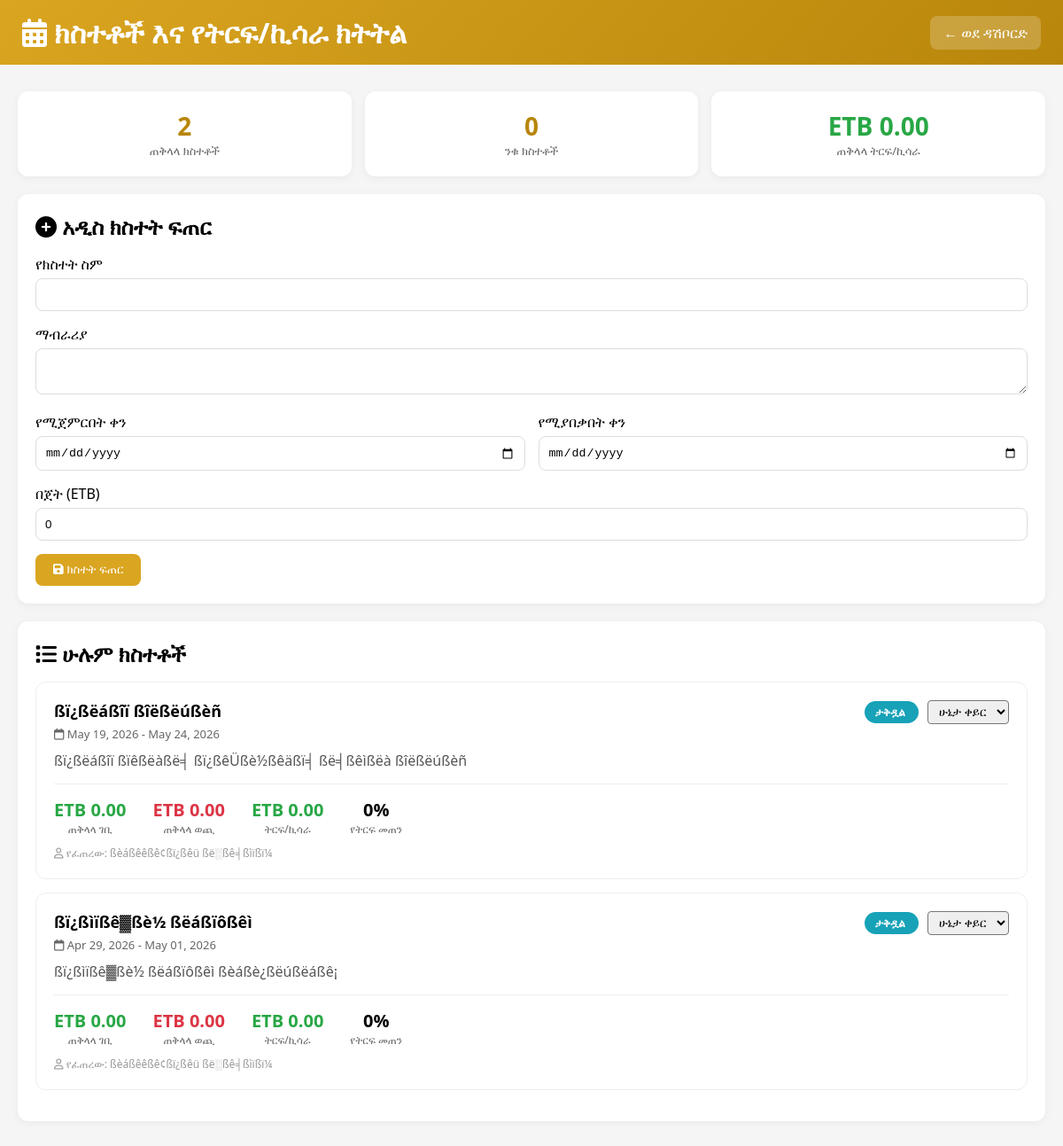
/nibret/events.php (signed in), run on the app's committed database.
### tables this page shows
CREATE TABLE `events` (
  `id` int(11) NOT NULL AUTO_INCREMENT,
  `name` varchar(100) NOT NULL,
  `description` text DEFAULT NULL,
  `start_date` date DEFAULT NULL,
  `end_date` date DEFAULT NULL,
  `budget` decimal(10,2) DEFAULT 0.00,
  `status` enum('planned','active','completed','cancelled') DEFAULT 'planned',
  `created_by` int(11) DEFAULT NULL,
  `created_at` datetime DEFAULT current_timestamp(),
  PRIMARY KEY (`id`),
  KEY `created_by` (`created_by`),
  CONSTRAINT `events_ibfk_1` FOREIGN KEY (`created_by`) REFERENCES `users` (`id`)
);

CREATE TABLE `users` (
  `id` int(11) NOT NULL AUTO_INCREMENT,
  `name` varchar(100) NOT NULL,
  `email` varchar(100) DEFAULT NULL,
  `password_hash` varchar(255) NOT NULL,
  `role_id` int(11) NOT NULL,
  `department` enum('lmat','nibret') NOT NULL,
  `is_active` tinyint(4) DEFAULT 1,
  `created_at` datetime DEFAULT current_timestamp(),
  PRIMARY KEY (`id`),
  UNIQUE KEY `unique_name` (`name`),
  KEY `role_id` (`role_id`),
  CONSTRAINT `users_ibfk_1` FOREIGN KEY (`role_id`) REFERENCES `roles` (`id`)
);

### nibret/events.php (the view, shortened to what this page needs)
<?php
require_once '../config/database.php';
$is_admin = ($_SESSION['role'] == 'Nibret_Admin');
$stmt = $pdo->query("
    SELECT
        e.*,
        COALESCE(SUM(i.amount), 0) as total_income,
        COALESCE(SUM(exp.amount), 0) as total_expense,
        u.name as creator_name
    FROM events e
    LEFT JOIN users u ON e.created_by = u.id
    LEFT JOIN income i ON e.id = i.event_id
    LEFT JOIN expenses exp ON e.id = exp.event_id AND exp.status = 'FULLY_APPROVED'
    GROUP BY e.id
    ORDER BY e.start_date DESC
");
$events = $stmt->fetchAll();
$total_events = count($events);
$active_events = count(array_filter($events, fn($e) => $e['status'] == 'active'));
$total_profit = array_sum(array_map(fn($e) => $e['total_income'] - $e['total_expense'], $events));
?>
<!DOCTYPE html>
<html lang="en">
<head>
    <link rel="stylesheet" href="https://cdnjs.cloudflare.com/ajax/libs/font-awesome/6.4.0/css/all.min.css">
</head>
<body>
    <div class="header">
        <h1><i class="fas fa-calendar-alt"></i> ክስተቶች እና የትርፍ/ኪሳራ ክትትል</h1>
        <a href="index.php" class="back-btn">← ወደ ዳሽቦርድ</a>
    </div>
    <div class="container">
        <div class="stats-grid">
            <div class="stat-card">
                <div class="stat-value"><?php echo $total_events; ?></div>
                <div class="stat-label">ጠቅላላ ክስተቶች</div>
            </div>
            <div class="stat-card">
                <div class="stat-value"><?php echo $active_events; ?></div>
                <div class="stat-label">ንቁ ክስተቶች</div>
            </div>
            <div class="stat-card">
                <div class="stat-value" style="color: <?php echo $total_profit >= 0 ? 'var(--success)' : 'var(--danger)'; ?>">
                    ETB <?php echo number_format($total_profit, 2); ?>
                </div>
                <div class="stat-label">ጠቅላላ ትርፍ/ኪሳራ</div>
            </div>
        </div>
        <?php if ($is_admin): ?>
        <div class="card">
            <h2><i class="fas fa-plus-circle"></i> አዲስ ክስተት ፍጠር</h2>
            <form method="POST">
                <div class="form-group">
                    <label>የክስተት ስም</label>
                    <input type="text" name="name" required>
                </div>
                <div class="form-group">
                    <label>ማብራሪያ</label>
                    <textarea name="description" rows="2"></textarea>
                </div>
                <div style="display: grid; grid-template-columns: 1fr 1fr; gap: 15px;">
                    <div class="form-group">
                        <label>የሚጀምርበት ቀን</label>
                        <input type="date" name="start_date" required>
                    </div>
                    <div class="form-group">
                        <label>የሚያበቃበት ቀን</label>
                        <input type="date" name="end_date" required>
                    </div>
                </div>
                <div class="form-group">
                    <label>በጀት (ETB)</label>
                    <input type="number" name="budget" step="0.01" value="0">
                </div>
                <button type="submit" name="create_event" class="btn btn-primary"><i class="fas fa-save"></i> ክስተት ፍጠር</button>
            </form>
        </div>
        <?php endif; ?>
        <div class="card">
            <h2><i class="fas fa-list"></i> ሁሉም ክስተቶች</h2>
            <?php foreach ($events as $event):
                $profit = $event['total_income'] - $event['total_expense'];
            ?>
            <div class="event-card">
                <div class="event-header">
                    <div>
                        <div class="event-title"><?php echo htmlspecialchars($event['name']); ?></div>
                        <div style="color: #666; font-size: 13px; margin-top: 5px;">
                            <i class="far fa-calendar"></i>
                            <?php echo date('M d, Y', strtotime($event['start_date'])); ?> -
                            <?php echo date('M d, Y', strtotime($event['end_date'])); ?>
                        </div>
                        <?php if ($event['description']): ?>
                        <div style="margin-top: 10px; color: #555;"><?php echo htmlspecialchars($event['description']); ?></div>
                        <?php endif; ?>
                    </div>
                    <div>
                        <span class="status-badge status-<?php echo $event['status']; ?>">
                            <?php
                            $status_labels = [
                                'planned' => 'ታቅዷል',
                                'active' => 'በሂደት ላይ',
                                'completed' => 'ተጠናቋል',
                                'cancelled' => 'ተሰርዟል'
                            ];
                            echo $status_labels[$event['status']] ?? $event['status'];
                            ?>
                        </span>
                        <?php if ($is_admin && $event['status'] != 'completed' && $event['status'] != 'cancelled'): ?>
                        <form method="POST" style="display: inline; margin-left: 10px;">
                            <select name="status" onchange="this.form.submit()" style="padding: 4px 8px; border-radius: 4px;">
                                <option value="">ሁኔታ ቀይር</option>
                            </select>
                        </form>
                        <?php endif; ?>
                    </div>
                </div>
                <div class="financials">
                    <div class="financial-item">
                        <div class="financial-value" style="color: var(--success);">ETB <?php echo number_format($event['total_income'], 2); ?></div>
                        <div class="financial-label">ጠቅላላ ገቢ</div>
                    </div>
                    <div class="financial-item">
                        <div class="financial-value" style="color: var(--danger);">ETB <?php echo number_format($event['total_expense'], 2); ?></div>
                        <div class="financial-label">ጠቅላላ ወጪ</div>
                    </div>
                    <div class="financial-item">
                        <div class="financial-value <?php echo $profit >= 0 ? 'profit' : 'loss'; ?>">
                            ETB <?php echo number_format($profit, 2); ?>
                        </div>
                        <div class="financial-label">ትርፍ/ኪሳራ</div>
                    </div>
                    <div class="financial-item">
                        <div class="financial-value">
                            <?php echo $event['total_income'] > 0 ? round(($profit / $event['total_income']) * 100, 1) : 0; ?>%
                        </div>
                        <div class="financial-label">የትርፍ መጠን</div>
                    </div>
                </div>
                <div style="margin-top: 10px; font-size: 12px; color: #999;">
                    <i class="far fa-user"></i> የፈጠረው: <?php echo htmlspecialchars($event['creator_name']); ?>
                </div>
            </div>
            <?php endforeach; ?>
        </div>
    </div>
</body>
</html>

### nibret/events.php (style rules this page uses)
:root { --primary: #DAA520; --primary-dark: #B8860B; --success: #28a745; --danger: #dc3545; --warning: #ffc107; --info: #17a2b8; }
* { margin: 0; padding: 0; box-sizing: border-box; }
body { font-family: 'Segoe UI', sans-serif; background: #f5f5f5; }
.header { background: linear-gradient(135deg, var(--primary), var(--primary-dark)); color: white; padding: 15px 25px; display: flex; justify-content: space-between; align-items: center; }
.back-btn { background: rgba(255,255,255,0.2); padding: 8px 15px; border-radius: 8px; color: white; text-decoration: none; }
.container { max-width: 1200px; margin: 30px auto; padding: 0 20px; }
.stats-grid { display: grid; grid-template-columns: repeat(auto-fit, minmax(150px, 1fr)); gap: 15px; margin-bottom: 20px; }
.stat-card { background: white; border-radius: 12px; padding: 20px; text-align: center; box-shadow: 0 2px 10px rgba(0,0,0,0.05); }
.stat-value { font-size: 28px; font-weight: bold; color: var(--primary-dark); }
.stat-label { font-size: 13px; color: #666; }
.card { background: white; border-radius: 12px; padding: 20px; margin-bottom: 20px; box-shadow: 0 2px 10px rgba(0,0,0,0.05); }
.card h2 { margin-bottom: 15px; }
.event-card { border: 1px solid #eee; border-radius: 12px; padding: 20px; margin-bottom: 15px; background: white; }
.event-header { display: flex; justify-content: space-between; align-items: flex-start; margin-bottom: 15px; }
.event-title { font-size: 18px; font-weight: bold; }
.status-badge { padding: 4px 12px; border-radius: 20px; font-size: 12px; font-weight: 600; }
.status-planned { background: var(--info); color: white; }
.financials { display: flex; gap: 30px; flex-wrap: wrap; margin-top: 15px; padding-top: 15px; border-top: 1px solid #eee; }
.financial-item { text-align: center; }
.financial-value { font-size: 20px; font-weight: bold; }
.financial-label { font-size: 12px; color: #666; }
.profit { color: var(--success); }
.form-group { margin-bottom: 15px; }
.form-group label { display: block; margin-bottom: 5px; }
.form-group input, .form-group textarea, .form-group select { width: 100%; padding: 10px; border: 1px solid #ddd; border-radius: 8px; }
.btn { padding: 10px 20px; border: none; border-radius: 8px; cursor: pointer; }
.btn-primary { background: var(--primary); color: white; }

### data on the page
events: name "ßï¿ßëáßîï ßîëßëúßèñ", start_date "May 19, 2026", end_date "May 24, 2026", description "ßï¿ßëáßîï ßïêßëàßë╡ ßï¿ßêÜßè½ßêäßï╡ ßë╡ßêìßëà ßîëßëúßèñ", status "ታቅዷል", total_income "0.00", total_expense "0.00", profit "0.00", created_by.name "ßèáßêêßê¢ßï¿ßêü ßë░ßê╡ßìïßï¼"
events: name "ßï¿ßìïßê▓ßè½ ßëáßïôßêì", start_date "Apr 29, 2026", end_date "May 01, 2026", description "ßï¿ßìïßê▓ßè½ ßëáßïôßêì ßèáßè¿ßëúßëáßê¡", status "ታቅዷል", total_income "0.00", total_expense "0.00", profit "0.00", created_by.name "ßèáßêêßê¢ßï¿ßêü ßë░ßê╡ßìïßï¼"

### other printed values
$total_events "2"
$active_events "0"
$total_profit "0.00"
